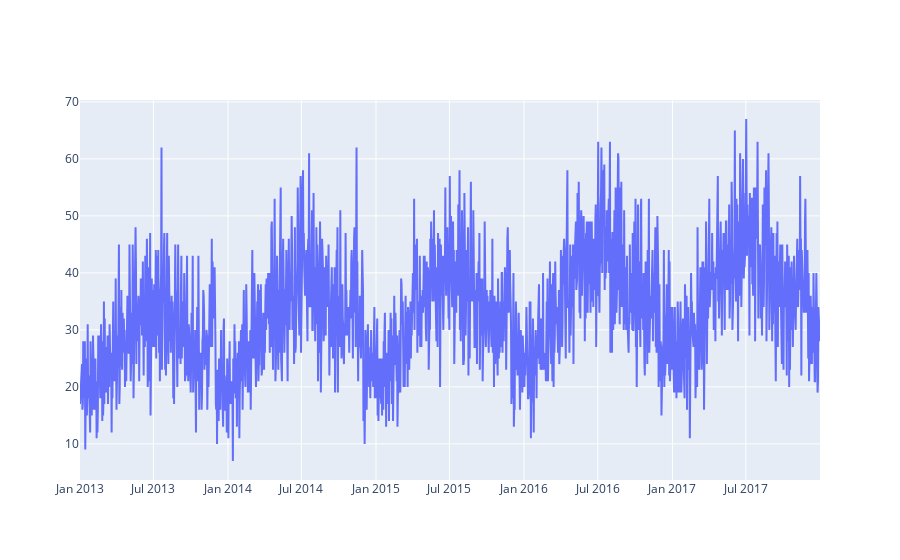

The notebook cell saved with this chart:
### Markdown cell above
# Time-series visualization of the sales

### Code cell
store_item_df = df.copy()
# First, let us filterout the required data
store_id = 10   # Some store
item_id = 40    # Some item
print('Before filter:', store_item_df.shape)
store_item_df = store_item_df[store_item_df.store == store_id]
store_item_df = store_item_df[store_item_df.item == item_id]
print('After filter:', store_item_df.shape)
#display(store_item_df.head())

# Let us plot this now
store_item_ts_data = [go.Scatter(
    x=store_item_df.date,
    y=store_item_df.sales)]
py.iplot(store_item_ts_data)

### Figure 1 — Plotly figure (JSON) as saved in the notebook; plotly's stock layout.template omitted (floating-point values rounded to 4 significant figures; data arrays with more than 128 entries replaced by an {"elided": "..."} marker saying what was removed)
{"data": [{"type": "scatter", "x": {"elided": "1826 str values"}, "y": {"elided": "1826 int values"}}], "layout": {}}
